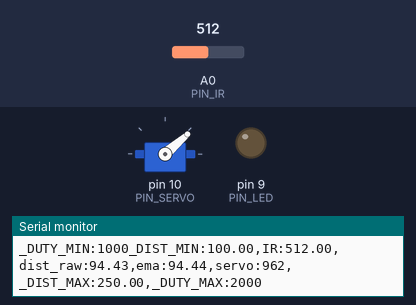
Recording of a sketch running on a simulated Arduino Uno, built with avr-gcc and run on an emulated ATmega328P. Parts: servo, output pins drawn as LEDs (lit = HIGH), the last lines printed to the serial monitor. Inputs (shaded band) come from the test bench; at power-on: A0 (PIN_IR) = 512.

Above: at 1.2 s.
1.3 s: A0 (PIN_IR) set to 716
At 2.2 s:
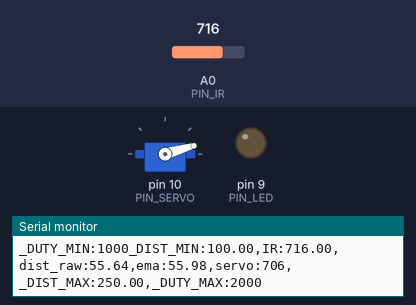
4.3 s: A0 (PIN_IR) set to 306
At 6.2 s:
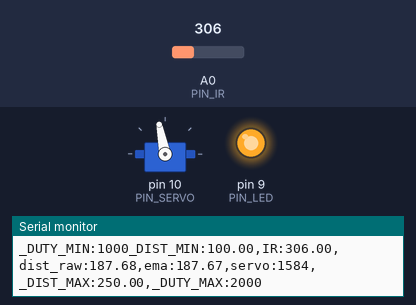
7.3 s: A0 (PIN_IR) set to 1010
At 8.8 s:
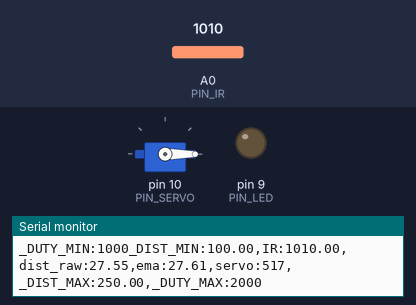
9.1 s: A0 (PIN_IR) set to 240
At 10.9 s:
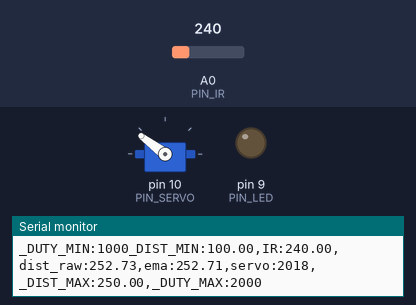
12.1 s: A0 (PIN_IR) set to 243
At 12.7 s:
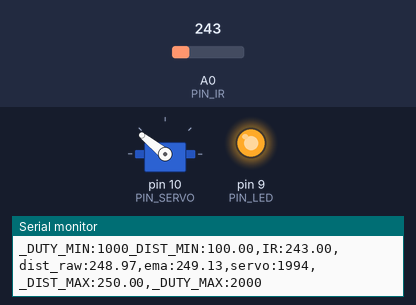
13.7 s: A0 (PIN_IR) set to 260
At 14.9 s:
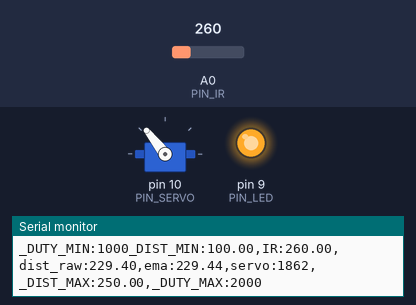
Timing chart, 0 to 16.7 s (numbered marks = the images above; inputs shaded):
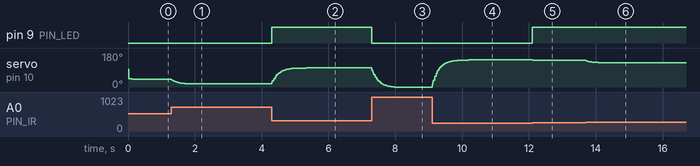

The sketch:

17_example_3.ino
```cpp
#include <Servo.h>

// Arduino pin assignment
#define PIN_IR    0        // IR sensor at Pin A0
#define PIN_LED   9
#define PIN_SERVO 10

#define _DUTY_MIN 1000     // servo full clock-wise position (0 degree)
#define _DUTY_NEU 1500     // servo neutral position (90 degree)
#define _DUTY_MAX 2000     // servo full counter-clockwise position (180 degree)

#define _DIST_MIN  100.0   // minimum distance 100mm
#define _DIST_MAX  250.0   // maximum distance 250mm

#define EMA_ALPHA  0.1     // EMA Filter alpha value
#define LOOP_INTERVAL 20   // Loop interval in milliseconds

Servo myservo;
unsigned long last_loop_time = 0;  // in milliseconds

float dist_prev = _DIST_MIN;
float dist_ema = _DIST_MIN;

void setup() {
  pinMode(PIN_LED, OUTPUT);

  myservo.attach(PIN_SERVO);
  myservo.writeMicroseconds(_DUTY_NEU);

  Serial.begin(1000000);    // Set serial baud rate to 1,000,000 bps
}

void loop() {
  unsigned long time_curr = millis();
  int duty;
  float a_value, dist_raw;

  // Wait until the next event time
  if (time_curr < (last_loop_time + LOOP_INTERVAL))
    return;
  last_loop_time += LOOP_INTERVAL;

  // Read IR sensor value and calculate raw distance
  a_value = analogRead(PIN_IR);
  dist_raw = ((6762.0 / (a_value - 9.0)) - 4.0) * 10.0;

  // Apply range filter (only process if in range)
  if (dist_raw >= _DIST_MIN && dist_raw <= _DIST_MAX) {
    digitalWrite(PIN_LED, HIGH);  // Turn on LED if within range
  } else {
    digitalWrite(PIN_LED, LOW);   // Turn off LED if out of range
  }

  // Apply EMA filter
  dist_ema = EMA_ALPHA * dist_raw + (1 - EMA_ALPHA) * dist_prev;
  dist_prev = dist_ema;

  // Map distance to duty cycle manually without map() function
  duty = _DUTY_MIN + ((dist_ema - _DIST_MIN) * (_DUTY_MAX - _DUTY_MIN)) / (_DIST_MAX - _DIST_MIN);

  // Set servo position based on duty
  myservo.writeMicroseconds(duty);

  // Print debug information
  Serial.print("_DUTY_MIN:");  Serial.print(_DUTY_MIN);
  Serial.print("_DIST_MIN:");  Serial.print(_DIST_MIN);
  Serial.print(",IR:");        Serial.print(a_value);
  Serial.print(",dist_raw:");  Serial.print(dist_raw);
  Serial.print(",ema:");       Serial.print(dist_ema);
  Serial.print(",servo:");     Serial.print(duty);
  Serial.print(",_DIST_MAX:"); Serial.print(_DIST_MAX);
  Serial.print(",_DUTY_MAX:"); Serial.print(_DUTY_MAX);
  Serial.println("");
}
```

Measured:
- the behaviour switches between 242 and 243 on A0 (PIN_IR) (found by bisection; images 4 and 5)
- after the input at 1.3 s, servo on pin 10 (PIN_SERVO): moves from 41° to 16° over 0.60 s, starting at once
- after the input at 4.3 s, pin 9 (PIN_LED): LOW → HIGH at once; servo on pin 10 (PIN_SERVO): moves from 16° to 101° over 1.0 s, starting at once
- after the input at 7.3 s, pin 9 (PIN_LED): HIGH → LOW at once; servo on pin 10 (PIN_SERVO): moves from 101° to 0° over 0.66 s, starting at once
- after the input at 9.1 s, servo on pin 10 (PIN_SERVO): moves from 0° to 143° over 1.1 s, starting at once
- after the input at 12.1 s, pin 9 (PIN_LED): LOW → HIGH at once; servo on pin 10 (PIN_SERVO): 143° → 142° at once, → 141° 0.12 s later
- after the input at 13.7 s, servo on pin 10 (PIN_SERVO): moves from 141° to 128° over 0.56 s, starting at once
